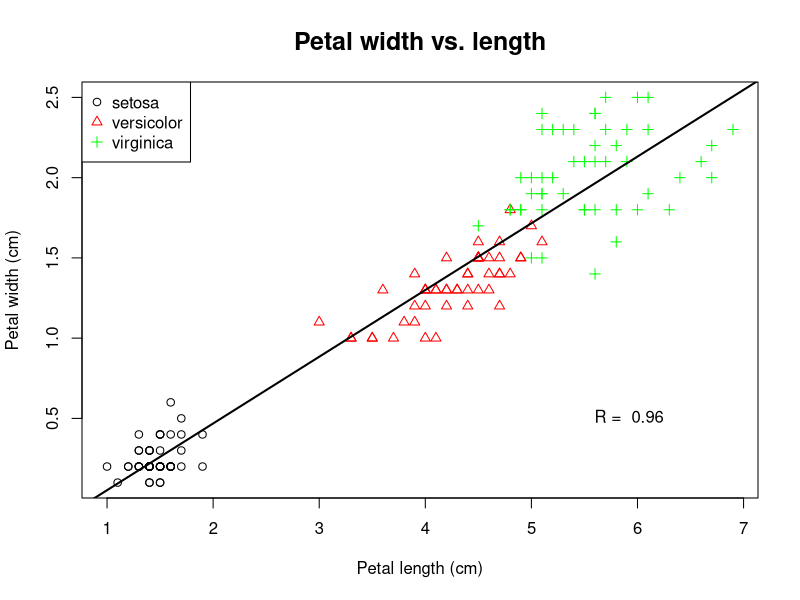

Here is the R script that generated this plot:
## ---- chunk 1
knitr::opts_chunk$set(echo = TRUE)
## ---- chunk 2
pdf(file = "Practice 4.1.pdf", paper = "A4")


data(iris)


plot(iris$Petal.Length, iris$Petal.Width,
     xlab = "Petal length (cm)", 
     ylab = "Petal width (cm)",
     main = "Petal width vs. length",
     cex.main = 1.5,  #字體大小
     pch = c(1, 2, 3)[as.numeric(iris$Species)], ## 點形狀根據物種改變 
     col = c("black", "red", "green")[as.numeric(iris$Species)])  

# 斜線
model <- lm(Petal.Width ~ Petal.Length, data = iris) #lm()函數建立一個線性回歸模型，來預測Petal.Width（花瓣寬度），根據自變量 Petal.Length（花瓣長度）。
abline(model, col = "black", lwd = 2)#在現有的圖形上加一條線


#  legend
legend("topleft", legend = levels(iris$Species),# 圖例標籤來自 Species 層級
       pch = c(1, 2, 3), 
       col = c("black", "red", "green"),
       )

# correlation coefficient
r_value <- summary(model)$r.squared
text(5.5, 0.5, labels = paste("R = ", round(sqrt(r_value), 2)), pos = 4)



dev.off()

